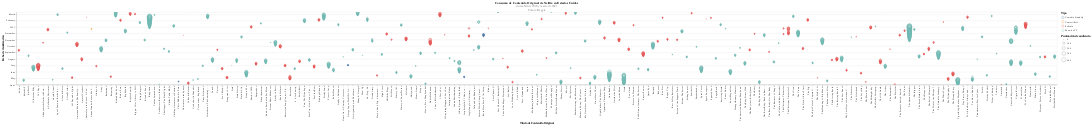

This figure's notebook cell:
### Code cell
chart

### Figure 1 — Vega-Lite specification as saved in the notebook (floating-point values rounded to 4 significant figures; data arrays with more than 128 entries replaced by an {"elided": "..."} marker saying what was removed)
{"config": {"view": {"continuousWidth": 400, "continuousHeight": 300}}, "data": {"name": "data-cafc2e5e3ca8d6135b911ea8a1b00e31"}, "mark": "point", "encoding": {"color": {"field": "Tipo", "type": "nominal"}, "size": {"field": "Puntuación de audiencia", "type": "quantitative"}, "tooltip": [{"field": "Posición", "type": "quantitative"}, {"field": "Posición del año hasta la fecha", "type": "nominal"}, {"field": "Días en el top 10", "type": "quantitative"}], "x": {"field": "Título", "title": "Título de Contenido Original", "type": "nominal"}, "y": {"field": "Desde", "title": "Fecha de visualización", "type": "temporal"}}, "selection": {"selector048": {"type": "interval", "bind": "scales", "encodings": ["x", "y"]}}, "title": {"text": ["Consumo de Contenido Original de Netflix en Estados Unidos"], "subtitle": ["entre abril de 2020 y marzo de 2021", "Fuente: Kaggle"], "color": "Black", "subtitleColor": "Grey"}, "$schema": "https://vega.github.io/schema/vega-lite/v4.17.0.json", "datasets": {"data-cafc2e5e3ca8d6135b911ea8a1b00e31": {"elided": "2142 records"}}}
